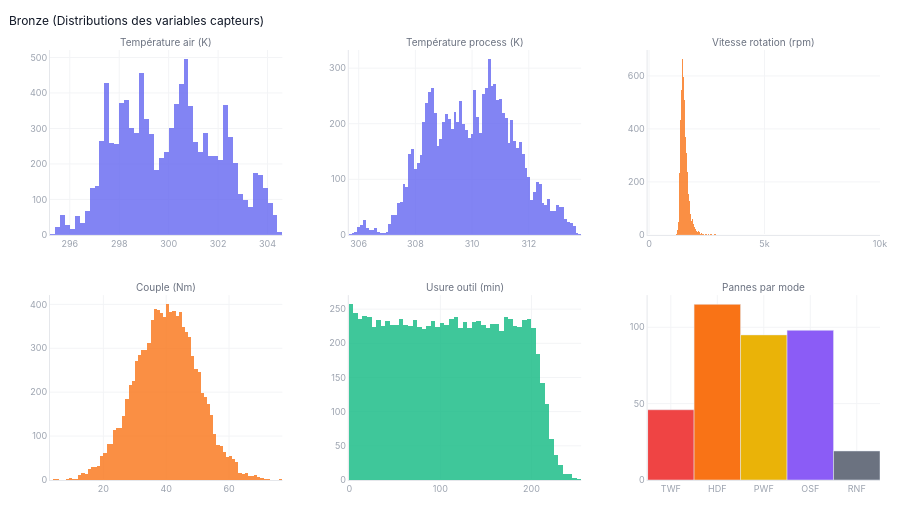

This figure's notebook cell:
### Markdown cell above
<div style="border-left:4px solid #ffffff;padding:10px 18px;margin-bottom:2px;">
<span style="font-size:10pt;font-weight:700;font-family:Georgia,serif;">
04 · Visualisations diagnostiques Bronze
</span><br>
<span style="font-size:9pt;font-family:sans-serif;color:#e8e8e8;">
Analyse visuelle du dataset brut. Distributions, corrélations, anomalies.
Un plot = une question industrielle précise.
</span>
</div>

### Code cell
# ============================================================
# VISUALISATIONS BRONZE — Plotly light pro
# Chaque plot répond à une question industrielle précise.
# hover UI complet, annotations claires, UCL/LCL SPC absents
# (c'est Gold qui les calcule, pas Bronze).
# ============================================================

def save_fig(fig, name):
    """Sauvegarde désactivée — kaleido instable. Export manuel si besoin."""
    pass
    try:
        fig.write_image(str(path))
        log.info("Sauvegardé : %s", path)
    except Exception:
        log.warning("kaleido non installé, PNG non sauvegardé pour %s", name)

# ── Plot 1 : Distributions des capteurs ──────────────────────
print("\n── Plot 1 : Distribution des variables capteurs ──")

fig1 = make_subplots(
    rows=2, cols=3,
    subplot_titles=[
        'Température air (K)', 'Température process (K)',
        'Vitesse rotation (rpm)', 'Couple (Nm)',
        'Usure outil (min)', 'Pannes par mode'
    ],
    vertical_spacing=0.14,
    horizontal_spacing=0.08
)

sensor_cols = [
    ('Air temperature [K]',     1, 1, '#6366f1'),
    ('Process temperature [K]', 1, 2, '#6366f1'),
    ('Rotational speed [rpm]',  1, 3, '#f97316'),
    ('Torque [Nm]',             2, 1, '#f97316'),
    ('Tool wear [min]',         2, 2, '#10b981'),
]

for col, r, c, color in sensor_cols:
    vals = df[col].dropna()
    fig1.add_trace(go.Histogram(
        x=vals, name=col,
        marker_color=color, opacity=0.8,
        showlegend=False,
        hovertemplate=f'<b>{col}</b><br>Valeur : %{{x}}<br>Count : %{{y}}<extra></extra>'
    ), row=r, col=c)

# Pannes par mode
modes_short = ['TWF', 'HDF', 'PWF', 'OSF', 'RNF']
fig1.add_trace(go.Bar(
    x=modes_short,
    y=[df[m].sum() for m in modes_short],
    marker_color=['#ef4444','#f97316','#eab308','#8b5cf6','#6b7280'],
    showlegend=False,
    hovertemplate='%{x} : %{y} occurrences<extra></extra>'
), row=2, col=3)

fig1.update_layout(
    **LAYOUT,
    title=dict(text='Bronze (Distributions des variables capteurs)',
               font=dict(size=12, color='#111827'), x=0.01),
    height=520
)
fig1.update_xaxes(gridcolor='#f3f4f6', linecolor='#e5e7eb',
                  tickfont=dict(size=9, color='#9ca3af'))
fig1.update_yaxes(gridcolor='#f3f4f6', linecolor='#e5e7eb',
                  tickfont=dict(size=9, color='#9ca3af'))
for ann in fig1.layout.annotations:
    ann.font.update(size=10, color='#6b7280')

fig1.show()
save_fig(fig1, 'plot1_distributions')

### Figure 1 — Plotly figure (JSON) as saved in the notebook; plotly's stock layout.template omitted (floating-point values rounded to 4 significant figures; data arrays with more than 128 entries replaced by an {"elided": "..."} marker saying what was removed)
{"data": [{"hovertemplate": "<b>Air temperature [K]</b><br>Valeur : %{x}<br>Count : %{y}<extra></extra>", "marker": {"color": "#6366f1"}, "name": "Air temperature [K]", "opacity": 0.8, "showlegend": false, "type": "histogram", "x": {"elided": "9970 float values"}, "xaxis": "x", "yaxis": "y"}, {"hovertemplate": "<b>Process temperature [K]</b><br>Valeur : %{x}<br>Count : %{y}<extra></extra>", "marker": {"color": "#6366f1"}, "name": "Process temperature [K]", "opacity": 0.8, "showlegend": false, "type": "histogram", "x": {"elided": "9970 float values"}, "xaxis": "x2", "yaxis": "y2"}, {"hovertemplate": "<b>Rotational speed [rpm]</b><br>Valeur : %{x}<br>Count : %{y}<extra></extra>", "marker": {"color": "#f97316"}, "name": "Rotational speed [rpm]", "opacity": 0.8, "showlegend": false, "type": "histogram", "x": {"elided": "9970 float values"}, "xaxis": "x3", "yaxis": "y3"}, {"hovertemplate": "<b>Torque [Nm]</b><br>Valeur : %{x}<br>Count : %{y}<extra></extra>", "marker": {"color": "#f97316"}, "name": "Torque [Nm]", "opacity": 0.8, "showlegend": false, "type": "histogram", "x": {"elided": "9970 float values"}, "xaxis": "x4", "yaxis": "y4"}, {"hovertemplate": "<b>Tool wear [min]</b><br>Valeur : %{x}<br>Count : %{y}<extra></extra>", "marker": {"color": "#10b981"}, "name": "Tool wear [min]", "opacity": 0.8, "showlegend": false, "type": "histogram", "x": {"elided": "10020 int values"}, "xaxis": "x5", "yaxis": "y5"}, {"hovertemplate": "%{x} : %{y} occurrences<extra></extra>", "marker": {"color": ["#ef4444", "#f97316", "#eab308", "#8b5cf6", "#6b7280"]}, "showlegend": false, "type": "bar", "x": ["TWF", "HDF", "PWF", "OSF", "RNF"], "xaxis": "x6", "y": [46, 115, 95, 98, 19], "yaxis": "y6"}], "layout": {"annotations": [{"font": {"color": "#6b7280", "size": 10}, "showarrow": false, "text": "Température air (K)", "x": 0.14, "xanchor": "center", "xref": "paper", "y": 1, "yanchor": "bottom", "yref": "paper"}, {"font": {"color": "#6b7280", "size": 10}, "showarrow": false, "text": "Température process (K)", "x": 0.5, "xanchor": "center", "xref": "paper", "y": 1, "yanchor": "bottom", "yref": "paper"}, {"font": {"color": "#6b7280", "size": 10}, "showarrow": false, "text": "Vitesse rotation (rpm)", "x": 0.86, "xanchor": "center", "xref": "paper", "y": 1, "yanchor": "bottom", "yref": "paper"}, {"font": {"color": "#6b7280", "size": 10}, "showarrow": false, "text": "Couple (Nm)", "x": 0.14, "xanchor": "center", "xref": "paper", "y": 0.43, "yanchor": "bottom", "yref": "paper"}, {"font": {"color": "#6b7280", "size": 10}, "showarrow": false, "text": "Usure outil (min)", "x": 0.5, "xanchor": "center", "xref": "paper", "y": 0.43, "yanchor": "bottom", "yref": "paper"}, {"font": {"color": "#6b7280", "size": 10}, "showarrow": false, "text": "Pannes par mode", "x": 0.86, "xanchor": "center", "xref": "paper", "y": 0.43, "yanchor": "bottom", "yref": "paper"}], "font": {"color": "#374151", "family": "Inter, sans-serif", "size": 11}, "height": 520, "hoverlabel": {"bgcolor": "#1f2937", "font": {"color": "#f9fafb", "size": 11}}, "margin": {"b": 40, "l": 50, "r": 20, "t": 50}, "paper_bgcolor": "#ffffff", "plot_bgcolor": "#ffffff", "title": {"font": {"color": "#111827", "size": 12}, "text": "Bronze (Distributions des variables capteurs)", "x": 0.01}, "xaxis": {"anchor": "y", "domain": [0, 0.28], "gridcolor": "#f3f4f6", "linecolor": "#e5e7eb", "tickfont": {"color": "#9ca3af", "size": 9}}, "xaxis2": {"anchor": "y2", "domain": [0.36, 0.64], "gridcolor": "#f3f4f6", "linecolor": "#e5e7eb", "tickfont": {"color": "#9ca3af", "size": 9}}, "xaxis3": {"anchor": "y3", "domain": [0.72, 1], "gridcolor": "#f3f4f6", "linecolor": "#e5e7eb", "tickfont": {"color": "#9ca3af", "size": 9}}, "xaxis4": {"anchor": "y4", "domain": [0, 0.28], "gridcolor": "#f3f4f6", "linecolor": "#e5e7eb", "tickfont": {"color": "#9ca3af", "size": 9}}, "xaxis5": {"anchor": "y5", "domain": [0.36, 0.64], "gridcolor": "#f3f4f6", "linecolor": "#e5e7eb", "tickfont": {"color": "#9ca3af", "size": 9}}, "xaxis6": {"anchor": "y6", "domain": [0.72, 1], "gridcolor": "#f3f4f6", "linecolor": "#e5e7eb", "tickfont": {"color": "#9ca3af", "size": 9}}, "yaxis": {"anchor": "x", "domain": [0.57, 1], "gridcolor": "#f3f4f6", "linecolor": "#e5e7eb", "tickfont": {"color": "#9ca3af", "size": 9}}, "yaxis2": {"anchor": "x2", "domain": [0.57, 1], "gridcolor": "#f3f4f6", "linecolor": "#e5e7eb", "tickfont": {"color": "#9ca3af", "size": 9}}, "yaxis3": {"anchor": "x3", "domain": [0.57, 1], "gridcolor": "#f3f4f6", "linecolor": "#e5e7eb", "tickfont": {"color": "#9ca3af", "size": 9}}, "yaxis4": {"anchor": "x4", "domain": [0, 0.43], "gridcolor": "#f3f4f6", "linecolor": "#e5e7eb", "tickfont": {"color": "#9ca3af", "size": 9}}, "yaxis5": {"anchor": "x5", "domain": [0, 0.43], "gridcolor": "#f3f4f6", "linecolor": "#e5e7eb", "tickfont": {"color": "#9ca3af", "size": 9}}, "yaxis6": {"anchor": "x6", "domain": [0, 0.43], "gridcolor": "#f3f4f6", "linecolor": "#e5e7eb", "tickfont": {"color": "#9ca3af", "size": 9}}}}
